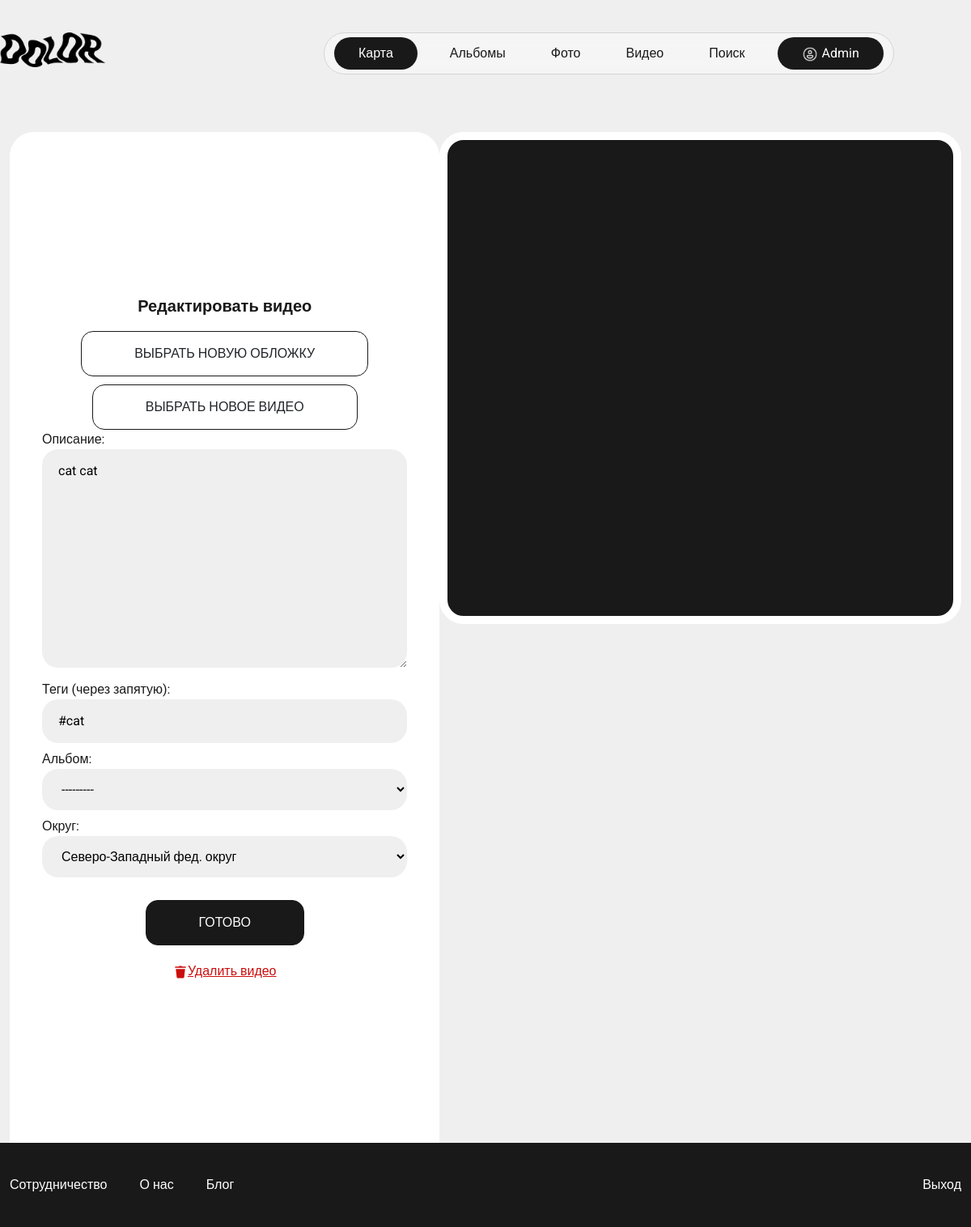
The app's page /edit_video/21/ (signed in) with its own data.
### project/apps/base/models.py (models this page shows, shortened)
class User(AbstractUser):
    username = models.CharField(max_length=256, null=True)
    email = models.EmailField(unique=True, null=True)
    login = models.CharField(max_length=256, null=True)
    avatar = models.ImageField(null=True, blank=True, upload_to='avatars', default="avatar.svg")
    avatar_brightness = models.CharField(max_length=256, null=True, blank=True)
    avatar_contrast = models.CharField(max_length=256, null=True, blank=True)
    avatar_rotation = models.CharField(max_length=256, null=True, blank=True)
    created = models.DateTimeField(auto_now_add=True)
    updated = models.DateTimeField(auto_now=True)
    USERNAME_FIELD = 'email'
    REQUIRED_FIELDS = ['username']
    class Meta:
        ordering = ['-id', '-updated']
        verbose_name = 'User'
        verbose_name_plural = 'Users'
    def __str__(self):
        return self.username or self.email

class UploadedVideos(models.Model):
    owner = models.ForeignKey(User, on_delete=models.SET_NULL, null=True)
    video = models.FileField(null=True, upload_to=get_video_upload_path, default="ava1.jpg")
    cover = models.ImageField(null=True, upload_to='videos/covers', default="favicon.png")
    description = models.TextField(null=True, blank=True)
    tags = models.CharField(max_length=256, null=True, blank=True)
    album = models.ForeignKey(Albums, on_delete=models.SET_NULL, null=True, blank=True)
    region = models.ForeignKey(Regions, on_delete=models.SET_NULL, null=True, blank=True)
    created = models.DateTimeField(auto_now_add=True)
    updated = models.DateTimeField(auto_now=True)
    class Meta:
        ordering = ['-id', '-updated']
        verbose_name = 'Uploaded Video'
        verbose_name_plural = 'Uploaded Videos'

### project/apps/base/views.py (the view)
# urls.py: path('edit_video/<str:pk>/', views.edit_video, name='edit_video'),
@login_required(login_url='login')
def edit_video(request, pk):
    video = models.UploadedVideos.objects.get(id=pk)
    form = forms.VideoForm(request.POST or None, request.FILES or None, instance=video)
    if request.method == 'POST':
        if form.is_valid():
            form.save()
            return redirect('videos')
    context = {'video': video, 'form': form}
    return render(request, 'base/components/edit_video.htm', context)

### project/apps/base/forms.py
class VideoForm(ModelForm):
    class Meta:
        model = models.UploadedVideos
        fields = '__all__'
        exclude = ['owner', 'created', 'updated']
        widgets = {
            'video': forms.FileInput(attrs={'accept': 'video/*'}),
            'cover': forms.FileInput(attrs={'accept': 'image/*,.png,.jpg'}),
            'album': forms.Select(),
            'region': forms.Select(),
        }

### project/apps/base/models.py (called while the page is built)
    def __str__(self):
        return self.name

### project/apps/base/templates/base/components/edit_video.htm (shortened to what this page needs)
{% extends 'index.htm' %}
{% load static %}
{% block content %}
    <div class="content">
        <div class="container add_review_block">
            <div class="add_photo_background_block">
                <div class="inner_add_photo_background_block">
                    <p class="heading_txt">Редактировать видео</p>
                    <form method="post" enctype="multipart/form-data">
                        <label class="input-file">
                            <span class="btn">Выбрать новую обложку</span>
                        </label>
                        <label class="input-file" style="margin-top: 10px">
                            <span class="btn">Выбрать новое видео</span>
                        </label>
                        <p class="label">Описание:</p>
                        {{ form.description }}
                        <p class="label">Теги (через запятую):</p>
                        {{ form.tags }}
                        <p class="label">Альбом:</p>
                        {{ form.album }}
                        <p class="label">Округ:</p>
                        {{ form.region }}
                        <input class="btn upload_button" type="submit" value="Готово"> <br>
                        <a href="{% url 'delete_video' video.id %}" id="delete-link" class="delete_link"><img src="{% static 'assets/img/delete.svg' %}">Удалить видео</a>
                    </form>
                </div>
            </div>
            <div class="photo_review_block review_block">
                <video id="video_review_block" src="{{ video.video.url }}" autoplay loop></video>
            </div>
        </div>
    </div>
{% endblock %}

### project/templates/header.htm
{% load static %}
    <div class="header">
        <div class="container">
            <div class="row header_block">
                <div class="col-4">
                    <div class="logo">
                        <a href="{% url 'main' %}">
                            <img class="logo_img" src="{% static 'assets/img/logo.png' %}">
                        </a>
                    </div>
                </div>
                <div class="col-4">
                    <div class="navigation">
                        <ul class="nav justify-content-center">
                            {% if request.user.is_authenticated %}
                                <li class="nav-item ">
                                    <a class="nav-link login_header_nav" href="{% url 'map' request.user.id %}">Карта</a>
                                </li>
                            {% endif %}
                            <li class="nav-item">
                                <a class="nav-link" href="{% url 'albums' %}">Альбомы</a>
                            </li>
                            <li class="nav-item">
                                <a class="nav-link" href="{% url 'photos' %}">Фото</a>
                            </li>
                            <li class="nav-item">
                                <a class="nav-link" href="{% url 'videos' %}">Видео</a>
                            </li>
                            <li class="nav-item">
                                <a class="nav-link" href="{% url 'search' %}">Поиск</a>
                            </li>
                            <li class="nav-item ">
                                {% if request.user.is_authenticated %}
                                    <a class="nav-link login_header_nav" href="{% url 'profile' %}"><img style="width:20px;margin-right:5px" src="{% static 'assets/img/user.png' %}">{{ request.user }}</a>
                                {% else %}
                                    <a class="nav-link login_header_nav" href="{% url 'login' %}">Вход</a>
                                {% endif %}
                            </li>
                        </ul>
                    </div>
                </div>
            </div>
        </div>
    </div>

### project/static/assets/css/main.css (style rules this page uses)
html,body { font-family: 'Roboto', sans-serif; color: #191919; height:100%; background-color:#EFEFEF; font-weight:400; }
ul { list-style-type: none; }
a { text-decoration: none; color:#191919 !important; }
.heading_txt { font-size: 20px; font-weight: 700; }
.header { margin-top:40px; }
.container { max-width:1430px; }
.header_block .col-4 { padding-left:0; }
.logo img { width:130px; }
.navigation { z-index:9999; backdrop-filter: blur(8px); position: fixed; border-color: rgba(213, 213, 213, 1); border-style: solid; flex-shrink: 0; border-width: 1px; border-radius: 30px; background-color: rgba(255, 255, 255, 0.4); }
.navigation .nav-item { padding:5px 12px; }
.login_header_nav { background-color: #191919; color: white !important; border-radius: 100px; padding-left:30px; padding-right:30px; }
.content { flex: 1 1 auto; margin-top:80px; }
#login, #password, #id_password1, #id_password2, #id_username, #id_login, #id_email, #password_repeat, #id_tags, #id_description, #id_title, #id_album, #select_options, #id_region, #search { border-radius: 20px; border:none; background-color: #EFEFEF; width:100%; outline: none; padding:15px 20px; margin-bottom:8px; }
.label { text-align: left; margin-bottom:0; }
.btn { border: 1px #191919 solid; padding:15px 65px; text-transform:uppercase; border-radius:15px; margin-top:20px; }
.add_review_block { display: flex; justify-content: space-between; align-items: stretch; align-content: stretch; height:100%; }
.add_photo_background_block { align-self: stretch; width:533px; padding-right: 40px; padding-left: 40px; background-color: white; border-radius: 30px 30px 0 0; text-align: center; }
.inner_add_photo_background_block { padding-top:200px; padding-bottom:200px; }
.input-file { position: relative; }
.input-file span { margin-top:0; position: relative; vertical-align: middle; text-align: center; box-sizing: border-box; }
.upload_button { background-color: #191919; color:white; margin-bottom:20px; }
.photo_review_block { background-color: #191919; height:61%; border-radius: 30px; padding-top: 90%; position: relative; overflow:hidden; border: 10px solid white; }
.review_block { height:50%; width:55%; padding-top: 50%; }
#video_review_block { position: absolute; top:50%; left:50%; transform:translate(-50%,-50%); min-width:101%; height:100%; object-fit:cover; }
.delete_link { color:rgb(203, 13, 13) !important; text-decoration: underline; }
.delete_link img { width: 18px; }

### records on screen
User: user "Admin"
UploadedVideos: description "cat cat", tags "#cat", album "---------", region "Северо-Западный фед. округ"
